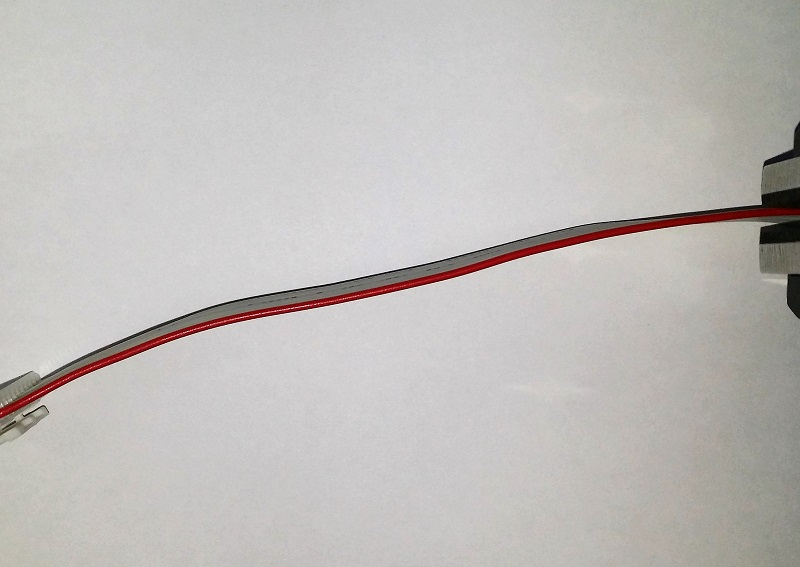
//> input picture ros_opencv/src/sek.jpg, 800 x 567 px
$ ./test   (built with g++ and OpenCV 4)
//> lines starting //> are read from the running program, lines starting //| are printed output that depends on the picture; after the words box and inside, x2 and y2 are one past the last pixel; in counts of white or black regions, pixels touching at a corner belong together
#include "opencv2/highgui/highgui.hpp"
#include "opencv2/imgproc/imgproc.hpp"
#include <math.h>
#include <string>
#include <vector>
#include <iostream>
#include <opencv2/opencv.hpp>
#include <stdlib.h>

#define ABS(a)      (((a)<(0))?-(a):(a))
//#define MAX(a,b)    (((a)>(b))?(a):(b)) // already defined by openCV
#define Deg2Rad 0.01745329251 // pi/180
#define Rad2Deg 57.295779546 // 180/pi
#define MAX_RPM 300

using namespace cv;
using namespace std;

int main(int argc, char** argv)
{
    String filename("/home/francisco/catkin_ws/src/cable-connector-recognition/ros_opencv/src/sek.jpg");

    Mat src = imread(filename, 0);
//> src: 567 rows x 800 cols, CV_8UC1; min 0, max 255, mean 190

 if(src.empty())
 {

     cout << "can not open " << filename << endl;
     return -1;
 }


cout << "Width : " << src.size().width << endl;
//| Width : 800
cout << "Height: " << src.size().height << endl;
//| Height: 567
// [10 lines of commented-out code are left out]


 Mat dst, result;
 Canny(src, dst, 50, 150, 3);
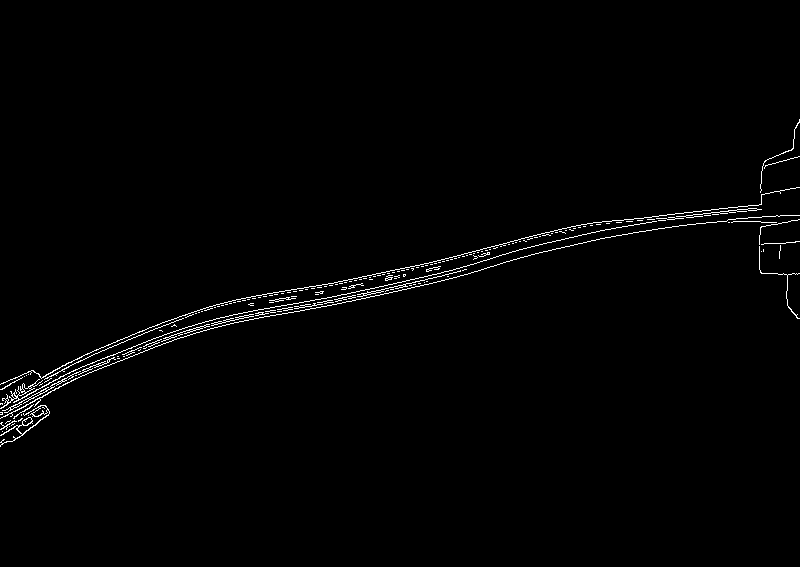
//> dst: 567 rows x 800 cols, CV_8UC1; 1.1% white in thin lines or dots, all inside (x1, y1, x2, y2) = (0, 119, 800, 447)
 cvtColor(dst, result, CV_GRAY2BGR);


 //Ransac

   vector<Vec4i> lines;

        //////////////////////////////////
        float inlierScore;
        float A,  B,  C;
        float A_, B_, C_;
        float theta;
        float temp;
        int poiSize;
        int lineSize;
        float degree;
        vector<Point> poi;
        Point pS, pE; // start, end
        pS.x = 0; pS.y = 0;
        pE.x = 0; pE.y = 0;

        int P = 3;
        int N = 7; // N = log(1-p)/log(1-u^m)

// RANSAC
        // Points of interest
        for (int y=0; y<result.rows; y++)
        {
            Vec3b* res = result.ptr<Vec3b>(y);
            for (int x=0; x<result.cols; x++)// x=320
            {
                if (((int)res[x][0])!=0)
                    poi.push_back(Point(x,y));
            }
        }
//> after the loop, poi = 5110 Points (x, y), first 12: [799, 119], [799, 120], [799, 121], [798, 122], [799, 122], [797, 123], [798, 123], [797, 124], [796, 125], [797, 125], [796, 126], [795, 127]
        poiSize = poi.size();
//> poiSize = 5110

        cout << poiSize << endl;
//| 5110
        if (poiSize > 100)
///////////////////////////////////
{
            // iteration
            for (int i=0; i<P; i++)
            {
                inlierScore = 0;
                for (int j=0; j<N; j++)
                {
                    // select 2 random points
                    int a = rand()%poiSize;
                    int b;
                    do {b = rand()%poiSize;} while(a==b);
                    Point p1 = poi[a];
                    Point p2 = poi[b];

                    int dx = p2.x-p1.x;
                    int dy = p2.y-p1.y;
                    float length = sqrt(dx*dx+dy*dy);

                    if (length > 50)
                        ////////////////////////////////////
                    {
                        // (y-y1)/(y2-y1) = (x-x1)/(x2-x1)*
                        // -(y2-y1)*x + (x2-x1)*y  + (y2-y1)*x1-(x2-x1)*y1 = 0
                        // Ax + By + C = 0
                        // A = -(y2-y1)
                        // B = (x2-x1)
                        // C = -A*x1 - B*y1
                        // distance = ABS(A*x + B*y + C)/SQRT(A^2+B^2)
                        A = (float)(p1.y - p2.y);
                        B = (float)(p2.x - p1.x);
                        C = (-A)*((float)p1.x) - (B)*((float)p1.y);

                        // check inlier
                        float score = 0;
                        for(int k=0; k<poiSize; k++)
                        {
                            Point p = poi[k];
                            float distance = abs(A*p.x + B*p.y + C)/sqrt(A*A+B*B);
                            if (distance < 10) // 10 pixels
                            {
                                if (distance < 2)    /////////////////////////////////////////
                                    score += 10;
                                else
                                    score += 0.1;
                            }
                        }
                        if (score > inlierScore)
                        {/*
                            A_ = A;
                            B_ = B;
                            C_ = C;*/
                            pS.x = p1.x; pS.y = p1.y;
                            pE.x = p2.x; pE.y = p2.y;
                            inlierScore = score;
                        }
                    }
                }
//                line(result, pS, pE, Scalar(0, 255, 0), 2, CV_AA);
//                line(topview, pS, pE, Scalar(0, 255, 0), 2, CV_AA);
                lines.push_back(Vec4i(pS.x, pS.y, pE.x, pE.y));
            }
//> after the loop, inlierScore = 4559.1; pS = Point(738, 218); pE = Point(432, 268)
        }
        lineSize = lines.size();

        // Estimation
        inlierScore = 0;
        for (int i=0; i<lineSize; i++)
        {
            // find line parameters
            Vec4i Lp = lines[i];
            A = (float)(Lp[1] - Lp[3]);
            B = (float)(Lp[2] - Lp[0]);
            C = (-A)*((float)Lp[0]) - (B)*((float)Lp[1]);

            // check inlier
            float score = 0;
            for (int k=0; k<poiSize; k++)
            {
                Point p = poi[k];
                float distance = abs(A*p.x + B*p.y + C)/sqrt(A*A+B*B);
                if (distance < 10) // 10 pixels
                {
                    if (distance < 1.3)    /////////////////////////////////////////
                        score += 10;
                    else
                        score += 0.1;
                }
            }

            if (score > inlierScore)
            {
                A_ = A;
                B_ = B;
                C_ = C;
                pS.x = Lp[0]; pS.y = Lp[1];
                pE.x = Lp[2]; pE.y = Lp[3];
                inlierScore = score;
//                line(result, pS, pE, Scalar(((j*200)/N)+55, 0, 0), 2, CV_AA);
//                line(topview, pS, pE, Scalar(((j*200)/N)+55, 0, 0), 2, CV_AA);
            }
        }
//> this loop made 3 passes
//> (score, inlierScore) on passes 1 to 2: (3646, 3646), (4999.8, 4999.8)
//> score on pass 3: 2994.9
//> after the loop, A_ = 122; B_ = 508; C_ = -191924; pS = Point(274, 312); pE = Point(782, 190); inlierScore = 4999.8
        theta = atan2f(A_, B_); // atan2f(dy, dx)
//> theta = 0.236
        temp = theta * Rad2Deg;
//> temp = 13.5
        if (temp > 90)
            degree = temp - 180;
        else
            degree = temp;
//> degree = 13.5
        if (degree > 0)
            degree = (-degree)+90;
//> degree = 76.5
        else
            degree = (-degree)-90;
       line(result,  pS, pE, Scalar(0, 0, 255), 2, CV_AA);
       // line(topview, pS, pE, Scalar(0, 0, 255), 2, CV_AA);

        ////////////////////////////////////////////////////////////////


        std::ostringstream ss;
        ss << "Heading=" << degree;
        std::string headingText(ss.str());
        cv::putText(result, headingText, cv::Point(290,460), FONT_HERSHEY_PLAIN, 1.1, cv::Scalar(0, 0, 255));
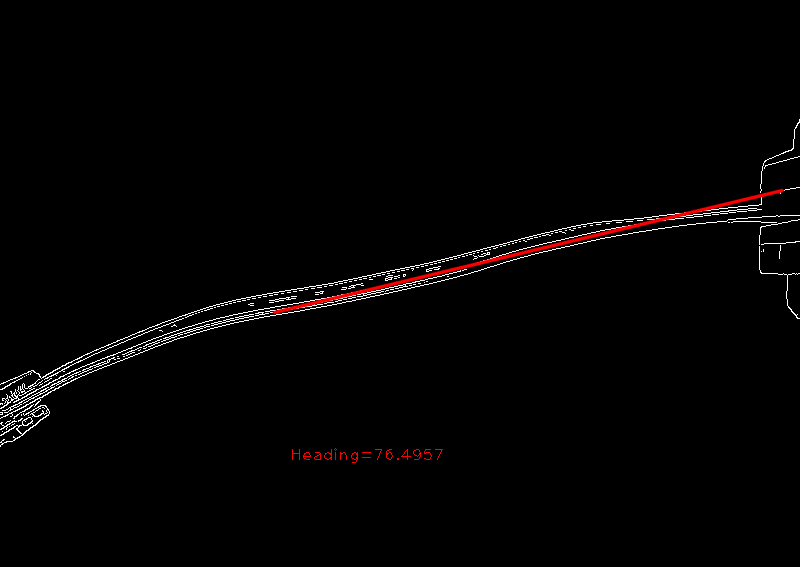
//> result: 567 rows x 800 cols, CV_8UC3; mean B, G, R 2.7, 2.7, 3.9
        //cv::putText(topview, headingText, cv::Point(290,460), FONT_HERSHEY_PLAIN, 1.1, cv::Scalar(0, 0, 255));

     //   cv::putText(result,  fnumber, cv::Point(290,445), FONT_HERSHEY_PLAIN, 1.1, cv::Scalar(0, 255, 0));
        //cv::putText(topview, fnumber, cv::Point(290,445), FONT_HERSHEY_PLAIN, 1.1, cv::Scalar(0, 255, 0));

        cv::putText(result,  "Result", cv::Point(290,430), FONT_HERSHEY_PLAIN, 1.1, cv::Scalar(0, 0, 255));
//> result: 567 rows x 800 cols, CV_8UC3; 128 pixels changed, all inside (x1, y1, x2, y2) = (292, 419, 346, 430)
       // [9 lines of commented-out code are left out]
        imshow("detected lines", result);
        imshow("source", src);

      // [7 lines of commented-out code are left out]

     waitKey();
	return 0;
}
/*
void readData_P(const FileStorage& node, Mat& cameraMat, Mat& distCoeffs)
{
    node["image_width"] >> imageWidth;
    node["image_height"] >> imageHeight;
    node["camera_matrix"] >> cameraMat;
    node["distortion_coefficients"] >> distCoeffs;
    node["extrinsic_parameters"] >> extrinsicParam;
}
void readData_H(const FileStorage& node, Mat& H_L, Mat& H_R)
{
    node["H_LtoC"] >> H_L;
    node["H_RtoC"] >> H_R;
}
void readData_A(const FileStorage& node, Mat& alpha_L, Mat& alpha_R)
{
    node["alpha_left"] >> alpha_L;
    node["alpha_right"] >> alpha_R;
}
/*
 imshow("source", src);
 imshow("detected lines", cdst);
*/

 //waitKey();

 //return 0;
//}

$ run again, with ros_opencv/src/11.jpg copied over ros_opencv/src/sek.jpg
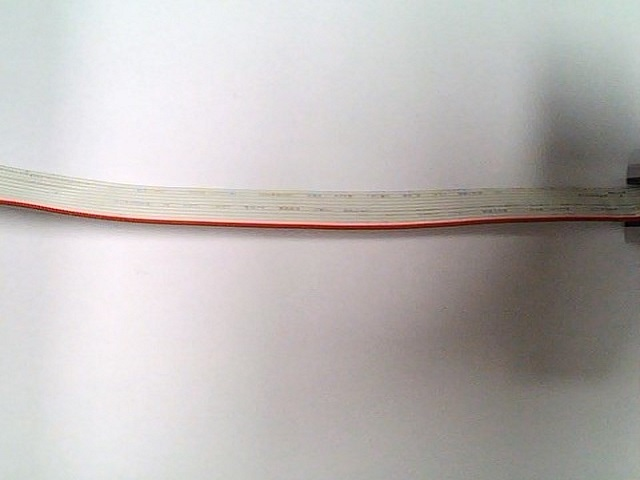
//> input picture ros_opencv/src/11.jpg, 640 x 480 px
//| Width : 640
//| Height: 480
//> `Canny(src, dst, 50, 150, 3);`:
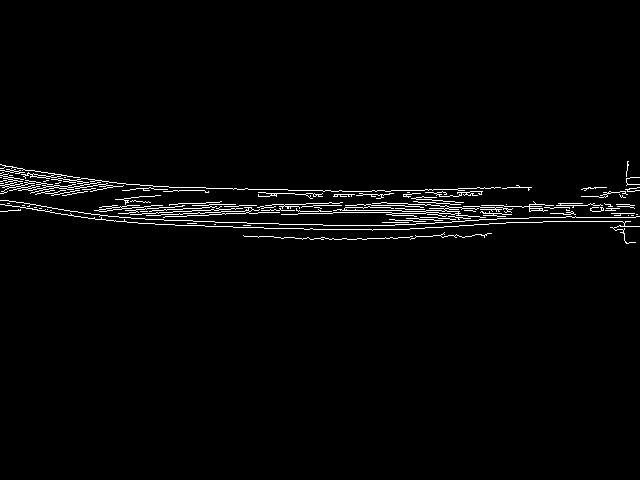
//> dst: 480 rows x 640 cols, CV_8UC1; 2.1% white in thin lines or dots, all inside (x1, y1, x2, y2) = (0, 161, 640, 244)
//> after the loop `for (int y=0; y<result.rows; y++)`: poi = 6323 Points (x, y), first 12: [627, 161], [628, 161], [627, 162], [627, 163], [0, 164], [1, 164], [627, 164], [628, 164], [2, 165], [3, 165], [4, 165], [5, 165]
//> poiSize = 6323
//| 6323
//> after the loop `for (int i=0; i<P; i++)`: inlierScore = 8462.8; pS = Point(331, 211); pE = Point(568, 210)
//> the loop `for (int i=0; i<lineSize; i++)` made 3 passes
//> (score, inlierScore) on passes 1 to 3: (4091.5, 4091.5), (4252.9, 4252.9), (5691.2, 5691.2)
//> after the loop `for (int i=0; i<lineSize; i++)`: A_ = 1; B_ = 237; C_ = -50338; inlierScore = 5691.2
//> theta = 0.00422
//> temp = 0.242
//> `degree = (-degree)+90;`: degree = 89.76
//> `cv::putText(result,  "Result", cv::Point(290,430), FONT_HERSHEY_PLAIN,..`:
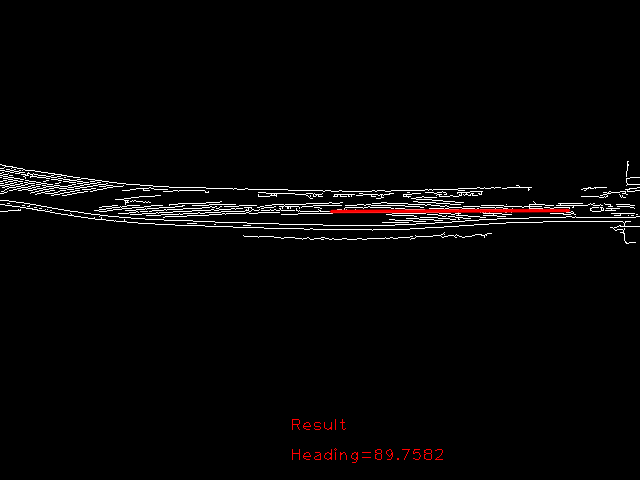
//> result: 480 rows x 640 cols, CV_8UC3; mean B, G, R 5, 5, 6.1
